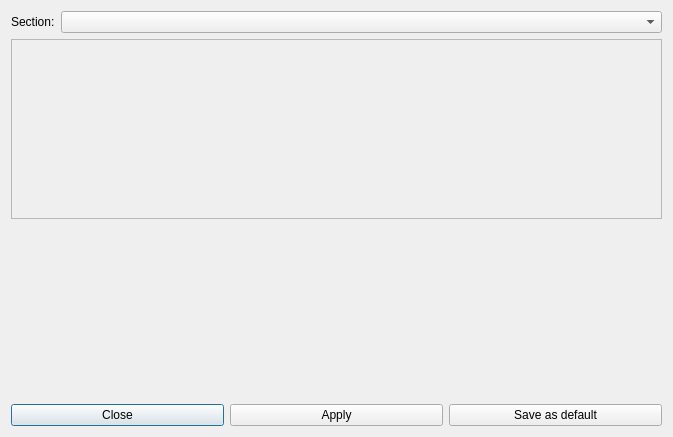
<?xml version="1.0" encoding="UTF-8"?>
<ui version="4.0">
 <class>AUVConfigParamsDlg</class>
 <widget class="QDialog" name="AUVConfigParamsDlg">
  <property name="geometry">
   <rect>
    <x>0</x>
    <y>0</y>
    <width>673</width>
    <height>437</height>
   </rect>
  </property>
  <property name="sizePolicy">
   <sizepolicy hsizetype="Expanding" vsizetype="Expanding">
    <horstretch>0</horstretch>
    <verstretch>0</verstretch>
   </sizepolicy>
  </property>
  <property name="windowTitle">
   <string>AUV Configuration Parameters</string>
  </property>
  <layout class="QVBoxLayout" name="verticalLayout">
   <item>
    <layout class="QHBoxLayout" name="horizontalLayout_2">
     <item>
      <widget class="QLabel" name="label">
       <property name="sizePolicy">
        <sizepolicy hsizetype="Fixed" vsizetype="Preferred">
         <horstretch>0</horstretch>
         <verstretch>0</verstretch>
        </sizepolicy>
       </property>
       <property name="text">
        <string>Section:</string>
       </property>
      </widget>
     </item>
     <item>
      <widget class="QComboBox" name="section_comboBox"/>
     </item>
    </layout>
   </item>
   <item>
    <widget class="QScrollArea" name="scrollArea">
     <property name="widgetResizable">
      <bool>true</bool>
     </property>
     <widget class="QWidget" name="scrollAreaWidgetContents">
      <property name="geometry">
       <rect>
        <x>0</x>
        <y>0</y>
        <width>653</width>
        <height>170</height>
       </rect>
      </property>
      <layout class="QFormLayout" name="formLayout"/>
     </widget>
    </widget>
   </item>
   <item>
    <spacer name="verticalSpacer">
     <property name="orientation">
      <enum>Qt::Vertical</enum>
     </property>
     <property name="sizeHint" stdset="0">
      <size>
       <width>20</width>
       <height>40</height>
      </size>
     </property>
    </spacer>
   </item>
   <item>
    <layout class="QHBoxLayout" name="horizontalLayout">
     <item>
      <widget class="QPushButton" name="closeButton">
       <property name="text">
        <string>Close</string>
       </property>
      </widget>
     </item>
     <item>
      <widget class="QPushButton" name="applyButton">
       <property name="text">
        <string>Apply</string>
       </property>
      </widget>
     </item>
     <item>
      <widget class="QPushButton" name="saveDefaultButton">
       <property name="text">
        <string>Save as default</string>
       </property>
      </widget>
     </item>
    </layout>
   </item>
  </layout>
 </widget>
 <resources/>
 <connections/>
</ui>
